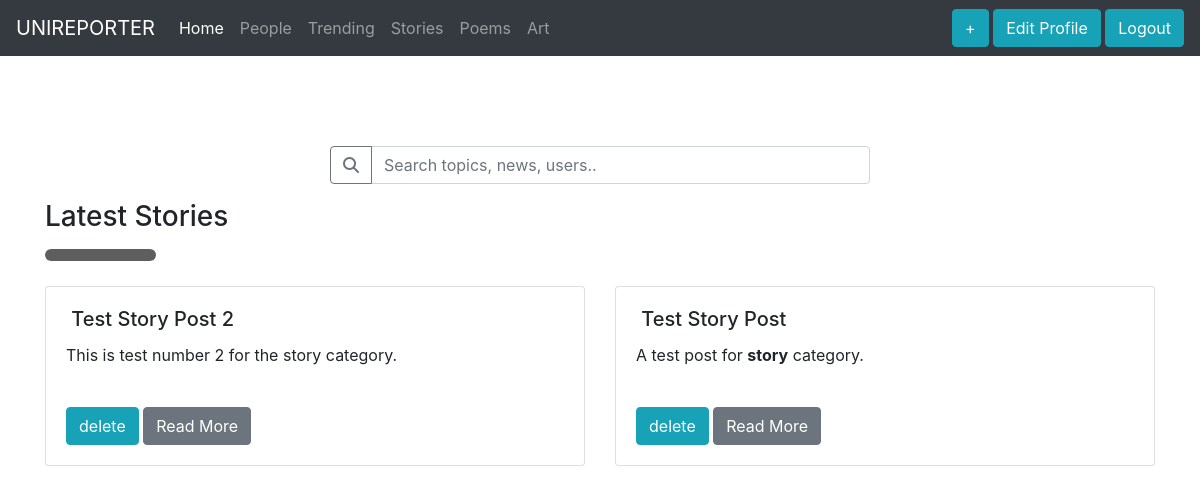
The app's page /account/stories/ (signed in) with its own data.
### reports/models.py (models this page shows, shortened)
class Report(models.Model):
	category_choices = (
		('story','Story'),
		('report','Reports'),
		('poems','Poems'),
		('art','Art'),
		)
	user = models.ForeignKey(settings.AUTH_USER_MODEL, related_name='reports_created', on_delete=models.CASCADE)
	title = models.CharField(max_length=1000)
	slug = models.SlugField(max_length=200, blank=True)
	url = models.URLField()
	category = models.CharField(max_length=100, choices=category_choices, default='report')
	content = HTMLField('Content')
	created = models.DateField(auto_now_add=True, db_index=True)
	users_liked = models.ManyToManyField(settings.AUTH_USER_MODEL, related_name='reports_liked', blank=True)
	class Meta:
		ordering = ('-created',)
	def get_absolute_url(self):
		return reverse('reports:detail', args=[self.id, self.slug])

### account/views.py (the view)
# urls.py: path('stories/', views.story, name='story_home'),
@login_required
def story(request):
	st = Report.objects.all().filter(category='story')
	st.reverse()
	return render(request, 'account/stories.html', {'section': 'stories', 'stories':st})

### account/templates/account/stories.html (shortened to what this page needs)
{% extends "base.html" %}
{% load staticfiles%}
{% block content %}
	 <div class="text-center search">
    	<div class="input-group mb-3 search">
    	  <div class="input-group-prepend">
    	    <button class="btn btn-outline-secondary" type="button" id="button-addon1">
                <i class="fas fa-search" aria-hidden="true"></i></button>
    	  </div>
    	  <input type="text" class="form-control" placeholder="Search topics, news, users.." aria-label="Search" aria-describedby="button-addon1">
    	</div>
	</div>
    <div class="container">
    	<h3>Latest Stories</h3>
    	<img src="{% static "Rectangle 6.png"%}" width="10%">
        <div class="row">
        {% for story in stories %}
            <div class="col-sm-6">
                <div class="card" style="margin-bottom: 20px;">
                  <div class="card-body">
                    <h5 class="card-title"><img class="rounded-circle" alt="" src="{{MEDIA_URL}}{{ report.photo.url }}"
                    data-holder-rendered="true" width="50px">  {{story.title}}</h5>
                    {{story.content|safe|truncatewords:20}}<br>
                    {% if story.user == request.user %}
                        <a class="btn btn-info" href="{% url 'reports:delete' story.id story.slug %}">delete</a>
                    {% endif %}
                    <a href="{{ story.get_absolute_url }}" class="btn btn-secondary">Read More</a>
                  </div>
                </div>
              </div>
        {% endfor %}
    </div>
	</div>
{% endblock %}

### account/static/css/base.css (style rules this page uses)
.search { width: 45%; margin-left: AUTO; margin-right: auto; margin-top: 90px; }
.row { margin-top: 20px; }

### records on screen
Report: title "Test Story Post 2", content "This is test number 2 for the story category.", shows "delete"
Report: title "Test Story Post", content "A test post for story category.", shows "delete"
